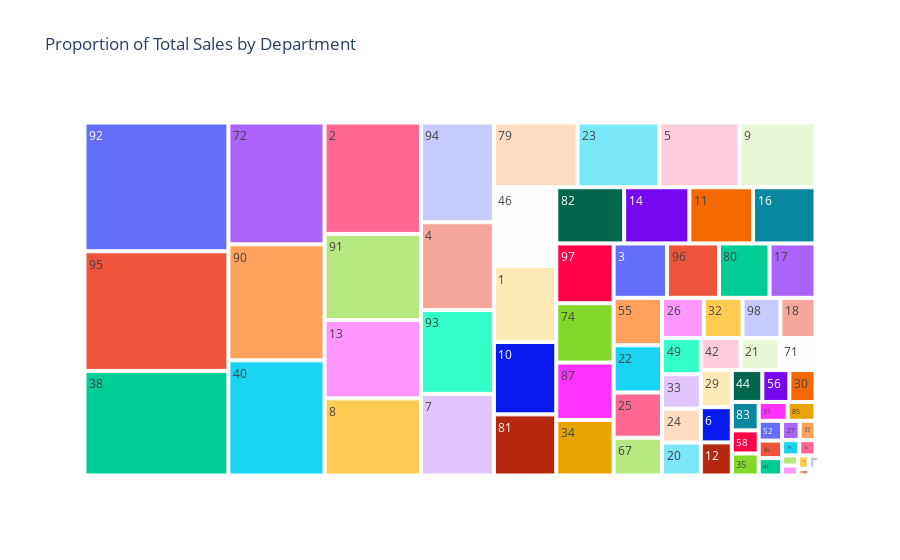

The code cell stored with this chart in its notebook:
### Markdown cell above
#### Chart - 6 Proportion of Total Sales by Department (Treemap)

### Code cell
# Chart - 6 visualization code
import plotly.express as px

# Group by department and sum the sales
dept_sales = final_df.groupby('Dept')['Weekly_Sales'].sum().reset_index()

# Create the treemap
fig = px.treemap(dept_sales,
                 path=['Dept'],
                 values='Weekly_Sales',
                 title='Proportion of Total Sales by Department')
fig.show()

### Figure 1 — Plotly figure (JSON) as saved in the notebook; plotly's stock layout.template omitted (floating-point values rounded to 4 significant figures)
{"data": [{"branchvalues": "total", "domain": {"x": [0, 1], "y": [0, 1]}, "hovertemplate": "labels=%{label}<br>Weekly_Sales=%{value}<br>parent=%{parent}<br>id=%{id}<extra></extra>", "ids": ["1", "2", "3", "4", "5", "6", "7", "8", "9", "10", "11", "12", "13", "14", "16", "17", "18", "19", "20", "21", "22", "23", "24", "25", "26", "27", "28", "29", "30", "31", "32", "33", "34", "35", "36", "37", "38", "39", "40", "41", "42", "43", "44", "45", "46", "47", "48", "49", "50", "51", "52", "54", "55", "56", "58", "59", "60", "65", "67", "71", "72", "74", "77", "78", "79", "80", "81", "82", "83", "85", "87", "90", "91", "92", "93", "94", "95", "96", "97", "98", "99"], "labels": ["1", "2", "3", "4", "5", "6", "7", "8", "9", "10", "11", "12", "13", "14", "16", "17", "18", "19", "20", "21", "22", "23", "24", "25", "26", "27", "28", "29", "30", "31", "32", "33", "34", "35", "36", "37", "38", "39", "40", "41", "42", "43", "44", "45", "46", "47", "48", "49", "50", "51", "52", "54", "55", "56", "58", "59", "60", "65", "67", "71", "72", "74", "77", "78", "79", "80", "81", "82", "83", "85", "87", "90", "91", "92", "93", "94", "95", "96", "97", "98", "99"], "name": "", "parents": ["", "", "", "", "", "", "", "", "", "", "", "", "", "", "", "", "", "", "", "", "", "", "", "", "", "", "", "", "", "", "", "", "", "", "", "", "", "", "", "", "", "", "", "", "", "", "", "", "", "", "", "", "", "", "", "", "", "", "", "", "", "", "", "", "", "", "", "", "", "", "", "", "", "", "", "", "", "", "", "", ""], "type": "treemap", "values": [123600000.0, 280600000.0, 75890000.0, 167100000.0, 135600000.0, 28420000.0, 155500000.0, 194300000.0, 128400000.0, 117900000.0, 93330000.0, 26760000.0, 197300000.0, 95690000.0, 91670000.0, 65320000.0, 36900000.0, 6816000.0, 33350000.0, 32060000.0, 59720000.0, 138200000.0, 34350000.0, 57110000.0, 43900000.0, 8897000.0, 3785000.0, 30010000.0, 21790000.0, 14190000.0, 40700000.0, 34880000.0, 83220000.0, 15470000.0, 10710000.0, 8017000.0, 393100000.0, 178.0, 288900000.0, 10600000.0, 33220000.0, 14.32, 25450000.0, 44940.0, 128300000.0, -4963.0, 2343000.0, 36570000.0, 4153000.0, 30570.0, 12090000.0, 516300.0, 59970000.0, 22510000.0, 16260000.0, 4240000.0, 2005000.0, 6498000.0, 47880000.0, 30380000.0, 305700000.0, 88780000.0, 49340.0, 1715.0, 141400000.0, 71770000.0, 99550000.0, 99550000.0, 19990000.0, 13710000.0, 85760000.0, 291100000.0, 216800000.0, 483900000.0, 159700000.0, 189900000.0, 449300000.0, 73830000.0, 89500000.0, 39830000.0, 358100.0]}], "layout": {"legend": {"tracegroupgap": 0}, "title": {"text": "Proportion of Total Sales by Department"}}}
